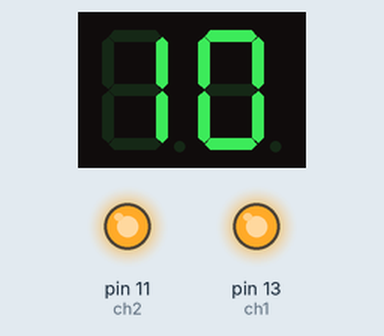
The sketch below on a simulated Arduino Uno, built with avr-gcc and run on an emulated ATmega328P. Shown: 2-digit seven-segment display, output pins drawn as LEDs (lit = HIGH). Wiring (inferred from the names in the program): 2-digit 7-segment display, segments lit when HIGH: segments pin 3, pin 4, pin 5, pin 6, pin 7, pin 8, pin 9, pin 2; digit selects pin 10, pin 12. The segment pins are drawn as the display they are named for; pins used as bus, display or sensor lines are not drawn.

Above: at 2.35 s.
At 11.34 s:
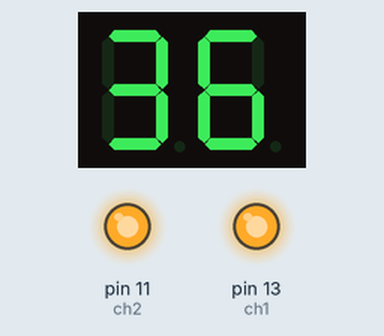
At 21.04 s:
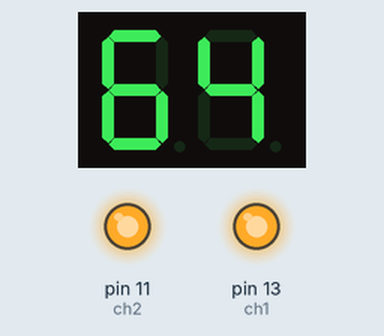
At 39.17 s:
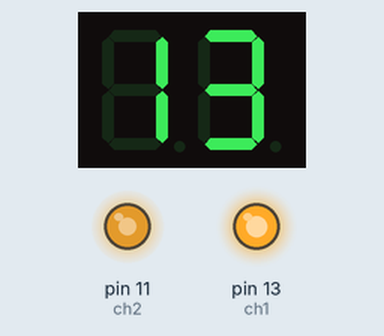
Timing chart, 0 to 40.0 s (numbered marks = the images above):
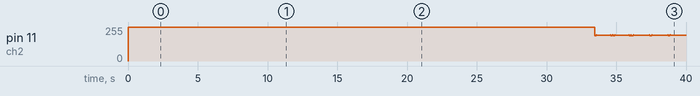

The sketch:

4Segment7Count.ino
```cpp
unsigned int segA = 3;
unsigned int segB = 4;
unsigned int segC = 5;
unsigned int segD = 6;
unsigned int segE = 7;
unsigned int segF = 8;
unsigned int segG = 9;
unsigned int segDP = 2;

unsigned int ch1 = 13;
unsigned int ch4 = 12;
unsigned int ch2 = 11;
unsigned int ch3 = 10;

void setup() {
  int segments[] = {segA, segB, segC, segD, segE, segF, segG, segDP, ch1, ch2, ch3, ch4};
  for(int i = 0; i < 12; i++)
  {
     pinMode(segments[i],OUTPUT);
  }
  digitalWrite(ch1, HIGH);
  digitalWrite(ch2, HIGH);
  digitalWrite(ch3, HIGH);
  digitalWrite(ch4, HIGH);
}

void WriteVal(int digit)
{
  switch(digit)
  {
    case 0:
      Display0();
      break;
    case 1:
      Display1();
      break;
    case 2:
      Display2();
      break;
    case 3:
      Display3();
      break;
    case 4:
      Display4();
      break;
    case 5:
      Display5();
      break;
    case 6:
      Display6();
      break;
    case 7:
      Display7();
      break;
    case 8:
      Display8();
      break;
    case 9:
      Display9();
      break;
     default:
       AllOff();
       break;
  }
}
void Display0()
{
     int segments[] = {segA, segB, segC, segD, segE, segF, segG};
     int state[] =    {HIGH, HIGH, HIGH, HIGH, HIGH, HIGH, LOW};
     for(int i = 0; i < 7; i++)
     {
        digitalWrite(segments[i], state[i]);
     }
}

void Display1()
{
     int segments[] = {segA, segB, segC, segD, segE, segF, segG};
     int state[] =    {LOW, HIGH, HIGH, LOW, LOW, LOW, LOW};
     for(int i = 0; i < 7; i++)
     {
        digitalWrite(segments[i], state[i]);
     }
}

void Display2()
{
     int segments[] = {segA, segB, segC, segD, segE, segF, segG};
     int state[] =    {HIGH, HIGH, LOW, HIGH, HIGH, LOW, HIGH};
     for(int i = 0; i < 7; i++)
     {
        digitalWrite(segments[i], state[i]);
     }
}

void Display3()
{
     int segments[] = {segA, segB, segC, segD, segE, segF, segG};
     int state[] =    {HIGH, HIGH, HIGH, HIGH, LOW, LOW, HIGH};
     for(int i = 0; i < 7; i++)
     {
        digitalWrite(segments[i], state[i]);
     }
}

void Display4()
{
     int segments[] = {segA, segB, segC, segD, segE, segF, segG};
     int state[] =    {LOW, HIGH, HIGH, LOW, LOW, HIGH, HIGH};
     for(int i = 0; i < 7; i++)
     {
        digitalWrite(segments[i], state[i]);
     }
}

void Display5()
{
     int segments[] = {segA, segB, segC, segD, segE, segF, segG};
     int state[] =    {HIGH, LOW, HIGH, HIGH, LOW, HIGH, HIGH};
     for(int i = 0; i < 7; i++)
     {
        digitalWrite(segments[i], state[i]);
     }
}

void Display6()
{
     int segments[] = {segA, segB, segC, segD, segE, segF, segG};
     int state[] =    {HIGH, LOW, HIGH, HIGH, HIGH, HIGH, HIGH};
     for(int i = 0; i < 7; i++)
     {
        digitalWrite(segments[i], state[i]);
     }
}

void Display7()
{
     int segments[] = {segA, segB, segC, segD, segE, segF, segG};
     int state[] =    {HIGH, HIGH, HIGH, LOW, LOW, LOW, LOW};
     for(int i = 0; i < 7; i++)
     {
        digitalWrite(segments[i], state[i]);
     }
}

void Display8()
{
     int segments[] = {segA, segB, segC, segD, segE, segF, segG};
     int state[] =    {HIGH, HIGH, HIGH, HIGH, HIGH, HIGH, HIGH};
     for(int i = 0; i < 7; i++)
     {
        digitalWrite(segments[i], state[i]);
     }
}

void Display9()
{
     int segments[] = {segA, segB, segC, segD, segE, segF, segG};
     int state[] =    {HIGH, HIGH, HIGH, LOW, LOW, HIGH, HIGH};
     for(int i = 0; i < 7; i++)
     {
        digitalWrite(segments[i], state[i]);
     }
}

void AllOff()
{
     int segments[] = {segA, segB, segC, segD, segE, segF, segG};
      int state[] =    {LOW, LOW, LOW, LOW, LOW, LOW, LOW};
     for(int i = 0; i < 7; i++)
     {
        digitalWrite(segments[i], state[i]);
     }
}

int getdigit(int num, int n)
{
    int r = num / pow(10, n);
    r = r % 10;
    return r;
}

 //ch1, ch2, ch3, ch4
void DisplayNum(int num)
{
  bool bStart = false;
  bool bConditon = false;
   int sleepTime = 5;
   int digit[4] = {};
   bConditon = false;
   int state[4][4] = {HIGH, HIGH, HIGH, LOW,
                      HIGH, HIGH, LOW, HIGH,
                      HIGH, LOW, HIGH, HIGH,
                      LOW, HIGH, HIGH, HIGH};

   //this tries to make the update uniform when counting at rate
   for(int i = 3; i >= 0; i--)
   {
        digit[i] = getdigit(num,i);
        if(digit > 0 || sleepTime != 5)
        {
            sleepTime--;
        }
   }
   bConditon = digit[3] > 0;

   for(int i = 3; i >= 0; i--)
   {
    if(i != 3)
    {
      bConditon = bStart || (bStart == false && digit[i] > 0);
    }
    if(bConditon)
    {
      bStart = true;
      AllOff();
      digitalWrite(ch1, state[i][0]);
      digitalWrite(ch2, state[i][1]);
      digitalWrite(ch3, state[i][2]);
      digitalWrite(ch4, state[i][3]);
      WriteVal(digit[i]);
      delay(sleepTime);
    }
   }
}

int counter = 0;
int counter2 = 0;
void loop() {
      DisplayNum(counter);
      if(counter2%100==0)
      {
      counter++;
      }
      if(counter == 10000)
      {
        counter = 0;
      }
      counter2++;
}
```

Measured:
- what the display in image 3 shows lasts 0.5 s, from 38.9 s to 39.4 s
